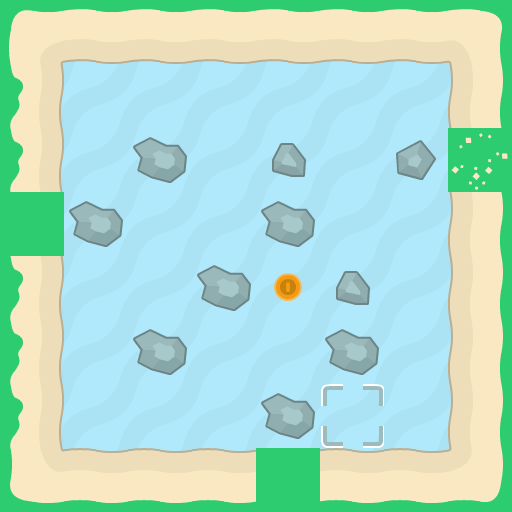

This is a level from a 2D game, rendered from its Tiled map with the project's own tilesets. A one-line summary and the complete map file follow:
An orthogonal 8x8 tile map with 64x64 px tiles, 4 tile layers (background, walls, foreground, objects).

<map version="1.10" tiledversion="1.11.2" orientation="orthogonal" renderorder="right-down" width="8" height="8" tilewidth="64" tileheight="64" infinite="0" nextlayerid="6" nextobjectid="1">
 <properties>
  <property name="character_bottom" value="[[16,0]]" />
  <property name="character_left" value="[[16,3]]" />
  <property name="character_right" value="[[16,2]]" />
  <property name="character_top" value="[[16,1]]" />
 </properties>
 <tileset firstgid="1" source="tiles_sheet.tsx" />
 <layer id="4" name="background" width="8" height="8">
  <data encoding="csv">
77,77,77,77,77,77,77,77,
77,77,77,77,77,77,77,77,
77,77,77,77,77,77,77,77,
77,77,77,77,77,77,77,77,
77,77,77,77,77,77,77,77,
77,77,77,77,77,77,77,77,
77,77,77,77,77,77,77,77,
77,77,77,77,77,77,77,77
</data>
 </layer>
 <layer id="1" name="walls" width="8" height="8">
  <data encoding="csv">
38,58,58,58,58,58,58,39,
43,0,0,0,0,0,0,23,
43,0,53,0,52,0,54,25,
24,53,0,0,53,0,0,23,
43,0,0,53,0,52,0,23,
43,0,53,0,0,53,0,23,
43,0,0,0,53,0,0,23,
55,7,7,7,24,7,7,56
</data>
 </layer>
 <layer id="5" name="foreground" width="8" height="8">
  <data encoding="csv">
0,0,0,0,0,0,0,0,
0,0,0,0,0,0,0,0,
0,0,0,0,0,0,0,0,
0,0,0,0,0,0,0,0,
0,0,0,0,0,0,0,0,
0,0,0,0,0,0,0,0,
0,0,0,0,0,0,0,0,
0,0,0,0,0,0,0,0
</data>
 </layer>
 <layer id="3" name="objects" width="8" height="8">
  <data encoding="csv">
0,0,0,0,0,0,0,0,
0,0,0,0,0,0,0,0,
0,0,0,0,0,0,0,0,
0,0,0,0,0,0,0,0,
0,0,0,0,85,0,0,0,
0,0,0,0,0,0,0,0,
0,0,0,0,0,102,0,0,
0,0,0,0,0,0,0,0
</data>
 </layer>
</map>
